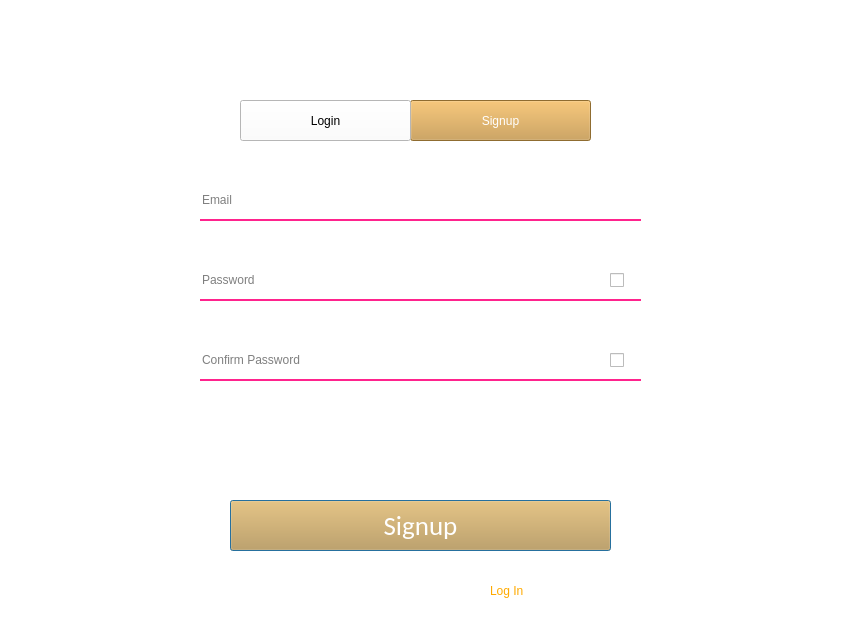
<?xml version="1.0" encoding="UTF-8"?>
<ui version="4.0">
 <class>Dialog</class>
 <widget class="QDialog" name="Dialog">
  <property name="geometry">
   <rect>
    <x>0</x>
    <y>0</y>
    <width>844</width>
    <height>620</height>
   </rect>
  </property>
  <property name="windowTitle">
   <string>Dialog</string>
  </property>
  <property name="styleSheet">
   <string notr="true">background-color: rgb(255, 255, 255);</string>
  </property>
  <widget class="QLabel" name="Signup">
   <property name="geometry">
    <rect>
     <x>330</x>
     <y>10</y>
     <width>171</width>
     <height>71</height>
    </rect>
   </property>
   <property name="styleSheet">
    <string notr="true">
border: none;
background-color: none;
font: 75 28pt &quot;MS Shell Dlg 2&quot;;
color: rgb(255, 255, 255);
padding bottom: 7px;</string>
   </property>
   <property name="text">
    <string>Sign Up</string>
   </property>
  </widget>
  <widget class="QLineEdit" name="email">
   <property name="geometry">
    <rect>
     <x>200</x>
     <y>180</y>
     <width>441</width>
     <height>41</height>
    </rect>
   </property>
   <property name="styleSheet">
    <string notr="true">border: none;
background-color: rgb(255, 255, 255);
border-bottom: 2px solid rgb(255, 35, 141);
font: 11pt &quot;Cambria&quot;;
color: rgb(0, 0, 0);
padding bottom: 7px;</string>
   </property>
   <property name="placeholderText">
    <string>Email</string>
   </property>
  </widget>
  <widget class="QLineEdit" name="password">
   <property name="geometry">
    <rect>
     <x>200</x>
     <y>260</y>
     <width>441</width>
     <height>41</height>
    </rect>
   </property>
   <property name="styleSheet">
    <string notr="true">border: none;
background-color: rgb(255, 255, 255);
border-bottom: 2px solid rgb(255, 35, 141);
font: 11pt &quot;Cambria&quot;;
color: rgb(0, 0, 0);
padding bottom: 7px;</string>
   </property>
   <property name="placeholderText">
    <string>Password</string>
   </property>
  </widget>
  <widget class="QPushButton" name="signupbutton">
   <property name="geometry">
    <rect>
     <x>230</x>
     <y>500</y>
     <width>381</width>
     <height>51</height>
    </rect>
   </property>
   <property name="font">
    <font>
     <family>Calibri</family>
     <pointsize>20</pointsize>
     <weight>9</weight>
     <italic>false</italic>
     <bold>false</bold>
    </font>
   </property>
   <property name="autoFillBackground">
    <bool>false</bool>
   </property>
   <property name="styleSheet">
    <string notr="true">font: 75 20pt &quot;Comic Sans MS&quot;;
font: 75 20pt &quot;Calibri&quot;;
color: rgb(255, 255, 255);
background-color: rgb(200, 151, 67);</string>
   </property>
   <property name="text">
    <string>Signup</string>
   </property>
  </widget>
  <widget class="QLabel" name="label">
   <property name="geometry">
    <rect>
     <x>280</x>
     <y>580</y>
     <width>201</width>
     <height>21</height>
    </rect>
   </property>
   <property name="styleSheet">
    <string notr="true">color: rgb(255, 255, 255);
font: 11pt &quot;MS Shell Dlg 2&quot;;
background-color:none;</string>
   </property>
   <property name="text">
    <string>Already have an account?</string>
   </property>
  </widget>
  <widget class="QLineEdit" name="confirmpass">
   <property name="geometry">
    <rect>
     <x>200</x>
     <y>340</y>
     <width>441</width>
     <height>41</height>
    </rect>
   </property>
   <property name="styleSheet">
    <string notr="true">border: none;
background-color: rgb(255, 255, 255);
border-bottom: 2px solid rgb(255, 35, 141);
font: 11pt &quot;Cambria&quot;;
color: rgb(0, 0, 0);
padding bottom: 7px;</string>
   </property>
   <property name="placeholderText">
    <string>Confirm Password</string>
   </property>
  </widget>
  <widget class="QPushButton" name="signupbutton_2">
   <property name="geometry">
    <rect>
     <x>410</x>
     <y>100</y>
     <width>181</width>
     <height>41</height>
    </rect>
   </property>
   <property name="styleSheet">
    <string notr="true">font: 75 14pt &quot;MS Shell Dlg 2&quot;;
color: rgb(255, 255, 255);
background-color: rgb(200, 151, 67);</string>
   </property>
   <property name="text">
    <string>Signup</string>
   </property>
  </widget>
  <widget class="QPushButton" name="loginbuttons">
   <property name="geometry">
    <rect>
     <x>240</x>
     <y>100</y>
     <width>171</width>
     <height>41</height>
    </rect>
   </property>
   <property name="styleSheet">
    <string notr="true">font: 75 14pt &quot;MS Shell Dlg 2&quot;;
color: rgb(0, 0, 0);
background-color: rgb(255, 255, 255);</string>
   </property>
   <property name="text">
    <string>Login</string>
   </property>
  </widget>
  <widget class="QLabel" name="label_2">
   <property name="geometry">
    <rect>
     <x>490</x>
     <y>570</y>
     <width>151</width>
     <height>41</height>
    </rect>
   </property>
   <property name="styleSheet">
    <string notr="true">font: 10pt &quot;MS Shell Dlg 2&quot;;
background-color: none;
color: rgb(255, 170, 0);</string>
   </property>
   <property name="text">
    <string>Log In</string>
   </property>
  </widget>
  <widget class="QCheckBox" name="show_password_checkbox">
   <property name="geometry">
    <rect>
     <x>610</x>
     <y>270</y>
     <width>81</width>
     <height>20</height>
    </rect>
   </property>
   <property name="styleSheet">
    <string notr="true">background-color: none;</string>
   </property>
   <property name="text">
    <string/>
   </property>
  </widget>
  <widget class="QCheckBox" name="show_confirmpass_checkbox">
   <property name="geometry">
    <rect>
     <x>610</x>
     <y>350</y>
     <width>81</width>
     <height>20</height>
    </rect>
   </property>
   <property name="styleSheet">
    <string notr="true">background-color: none;</string>
   </property>
   <property name="text">
    <string/>
   </property>
  </widget>
  <widget class="QLabel" name="label_3">
   <property name="geometry">
    <rect>
     <x>-10</x>
     <y>-10</y>
     <width>861</width>
     <height>631</height>
    </rect>
   </property>
   <property name="text">
    <string/>
   </property>
   <property name="pixmap">
    <pixmap>background.jpg</pixmap>
   </property>
   <property name="scaledContents">
    <bool>true</bool>
   </property>
  </widget>
  <zorder>label_3</zorder>
  <zorder>Signup</zorder>
  <zorder>email</zorder>
  <zorder>password</zorder>
  <zorder>signupbutton</zorder>
  <zorder>label</zorder>
  <zorder>confirmpass</zorder>
  <zorder>signupbutton_2</zorder>
  <zorder>loginbuttons</zorder>
  <zorder>label_2</zorder>
  <zorder>show_password_checkbox</zorder>
  <zorder>show_confirmpass_checkbox</zorder>
 </widget>
 <tabstops>
  <tabstop>signupbutton_2</tabstop>
  <tabstop>signupbutton</tabstop>
  <tabstop>email</tabstop>
  <tabstop>password</tabstop>
  <tabstop>confirmpass</tabstop>
  <tabstop>loginbuttons</tabstop>
 </tabstops>
 <resources>
  <include location="test.qrc"/>
 </resources>
 <connections/>
</ui>
